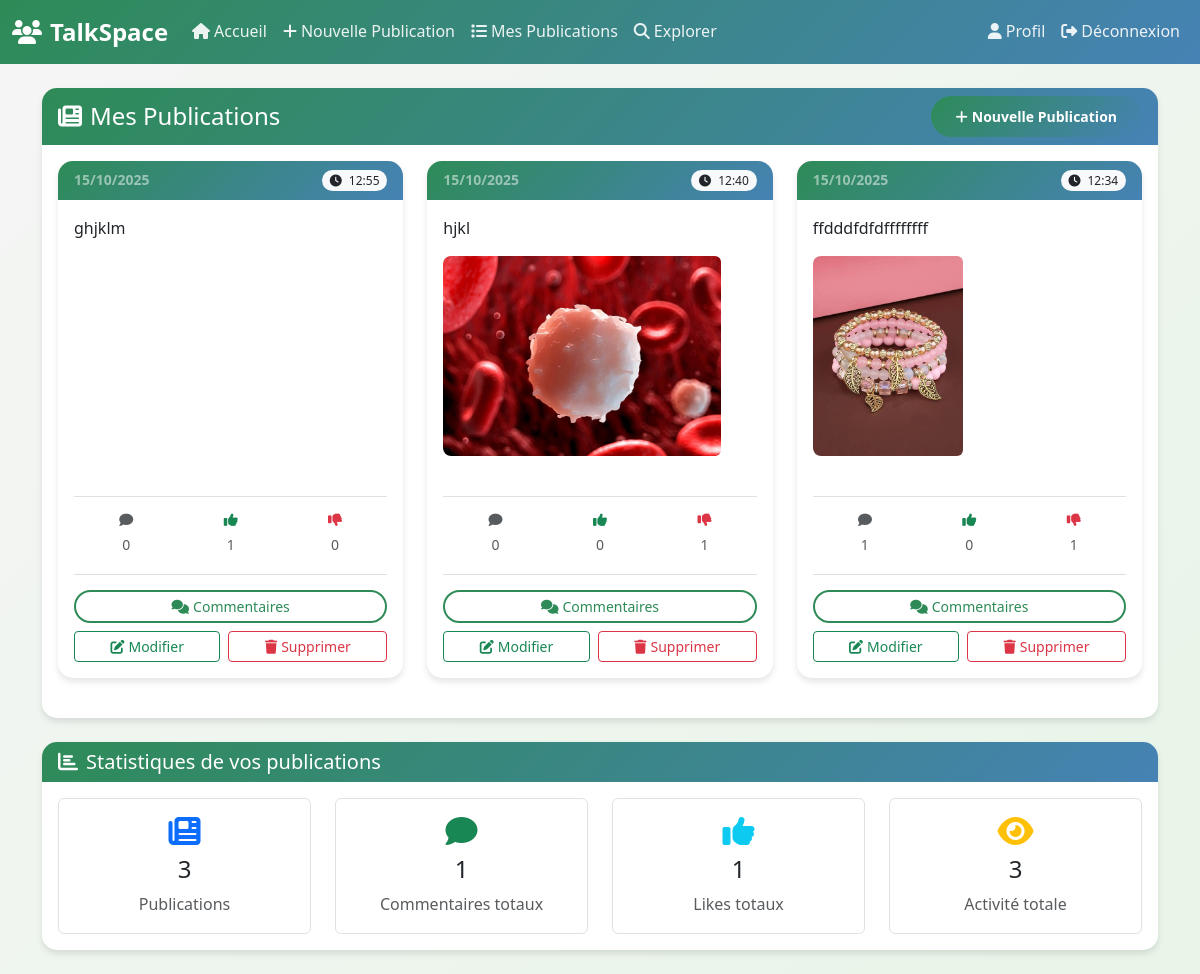
The app's page /liste_pub.php (signed in) with its own data.
### tables this page shows
CREATE TABLE `publication` (
  `id` int(11) NOT NULL,
  `contenu` text NOT NULL,
  `image` varchar(255) DEFAULT NULL,
  `id_users` int(11) NOT NULL,
  `date_enregistr` timestamp NOT NULL DEFAULT current_timestamp()
);

### liste_pub.php (the view, shortened to what this page needs)
<?php
require_once('config.php');
$id_user = $_SESSION['id'];
$stmt = $bdd->prepare("SELECT * FROM publication WHERE id_users = ? ORDER BY date_enregistr DESC");
$stmt->execute([$id_user]);
$publications = $stmt->fetchAll();
?>
<!DOCTYPE html>
<html lang="fr">
<head>
    <link href="https://cdn.jsdelivr.net/npm/bootstrap@5.3.3/dist/css/bootstrap.min.css" rel="stylesheet">
    <link rel="stylesheet" href="https://cdnjs.cloudflare.com/ajax/libs/font-awesome/6.4.0/css/all.min.css">
    <link rel="stylesheet" href="css/style.css">
</head>
<body>
<nav class="navbar navbar-expand-lg navbar-dark sticky-top">
    <div class="container-fluid">
        <a class="navbar-brand fw-bold" href="dash1.php">
            <i class="fas fa-users me-2"></i>TalkSpace
        </a>
        <div class="collapse navbar-collapse" id="navbarNav">
            <ul class="navbar-nav me-auto">
                <li class="nav-item"><a class="nav-link" href="dash1.php"><i class="fas fa-home me-1"></i>Accueil</a></li>
                <li class="nav-item"><a class="nav-link" href="publication_form.php"><i class="fas fa-plus me-1"></i>Nouvelle Publication</a></li>
                <li class="nav-item"><a class="nav-link active" href="liste_pub.php"><i class="fas fa-list me-1"></i>Mes Publications</a></li>
                <li class="nav-item"><a class="nav-link" href="explorer.php"><i class="fas fa-search me-1"></i>Explorer</a></li>
            </ul>
            <ul class="navbar-nav ms-auto">
                <li class="nav-item"><a class="nav-link" href="profil.php"><i class="fas fa-user me-1"></i>Profil</a></li>
                <li class="nav-item"><a class="nav-link" href="deconnexion.php"><i class="fas fa-sign-out-alt me-1"></i>Déconnexion</a></li>
            </ul>
        </div>
    </div>
</nav>
<div class="container mt-4">
    <div class="card slide-up">
        <div class="card-header d-flex justify-content-between align-items-center">
            <h4 class="mb-0"><i class="fas fa-newspaper me-2"></i>Mes Publications</h4>
            <a href="publication_form.php" class="btn btn-primary btn-sm">
                <i class="fas fa-plus me-1"></i>Nouvelle Publication
            </a>
        </div>
        <div class="card-body">
            <?php if (empty($publications)): ?>
                <div class="text-center py-5">
                    <i class="fas fa-newspaper fa-3x text-muted mb-3"></i>
                    <h5 class="text-muted">Aucune publication</h5>
                    <p class="text-muted">Commencez par créer votre première publication</p>
                    <a href="publication_form.php" class="btn btn-primary mt-2">
                        <i class="fas fa-plus me-1"></i>Créer une publication
                    </a>
                </div>
            <?php else: ?>
                <div class="row">
                    <?php foreach ($publications as $pub): ?>
                        <div class="col-12 col-md-6 col-lg-4 mb-4">
                            <div class="card h-100 publication-card">
                                <div class="card-header">
                                    <div class="d-flex justify-content-between align-items-center">
                                        <small class="text-white-50">
                                            <?= date('d/m/Y', strtotime($pub['date_enregistr'])) ?>
                                        </small>
                                        <span class="badge bg-light text-dark">
                                            <i class="fas fa-clock me-1"></i>
                                            <?= date('H:i', strtotime($pub['date_enregistr'])) ?>
                                        </span>
                                    </div>
                                </div>
                                <div class="card-body d-flex flex-column">
                                    <div class="flex-grow-1">
                                        <p class="card-text publication-content">
                                            <?= nl2br(htmlspecialchars(substr($pub['contenu'], 0, 150))) ?>
                                        </p>
                                        <?php if (!empty($pub['image'])): ?>
                                            <div class="publication-image mt-2">
                                                <img src="uploads/<?= htmlspecialchars($pub['image']) ?>"
                                                     class="img-fluid rounded"
                                                     alt="Image publication"
                                                     style="max-height: 200px; object-fit: cover;">
                                            </div>
                                        <?php endif; ?>
                                    </div>
                                    <?php
                                    $countCom = $bdd->prepare("SELECT COUNT(*) FROM commentaires WHERE id_publication = ?");
                                    $countCom->execute([$pub['id']]);
                                    $nbCom = $countCom->fetchColumn();
                                    $countLike = $bdd->prepare("SELECT COUNT(*) FROM reactions WHERE id_publication = ? AND type = 'like'");
                                    $countLike->execute([$pub['id']]);
                                    $nbLike = $countLike->fetchColumn();
                                    $countDislike = $bdd->prepare("SELECT COUNT(*) FROM reactions WHERE id_publication = ? AND type = 'dislike'");
                                    $countDislike->execute([$pub['id']]);
                                    $nbDislike = $countDislike->fetchColumn();
                                    ?>
                                    <div class="publication-stats mt-3">
                                        <div class="d-flex justify-content-around text-center">
                                            <div>
                                                <small class="text-muted">
                                                    <i class="fas fa-comment"></i><br>
                                                    <?= $nbCom ?>
                                                </small>
                                            </div>
                                            <div>
                                                <small class="text-muted">
                                                    <i class="fas fa-thumbs-up text-success"></i><br>
                                                    <?= $nbLike ?>
                                                </small>
                                            </div>
                                            <div>
                                                <small class="text-muted">
                                                    <i class="fas fa-thumbs-down text-danger"></i><br>
                                                    <?= $nbDislike ?>
                                                </small>
                                            </div>
                                        </div>
                                    </div>
                                    <div class="publication-actions mt-3">
                                        <div class="d-grid gap-2">
                                            <a href="commentaire_pub.php?id=<?= $pub['id'] ?>"
                                               class="btn btn-outline-primary btn-sm">
                                                <i class="fas fa-comments me-1"></i>Commentaires
                                            </a>
                                            <div class="d-flex gap-2">
                                                <a href="edit_pub.php?id=<?= $pub['id'] ?>"
                                                   class="btn btn-outline-success btn-sm flex-fill">
                                                    <i class="fas fa-edit me-1"></i>Modifier
                                                </a>
                                                <button type="button"
                                                        class="btn btn-outline-danger btn-sm flex-fill"
                                                        data-bs-toggle="modal"
                                                        data-bs-target="#deleteModal"
                                                        data-publication-id="<?= $pub['id'] ?>"
                                                        data-publication-content="<?= htmlspecialchars(substr($pub['contenu'], 0, 100)) ?>...">
                                                    <i class="fas fa-trash me-1"></i>Supprimer
                                                </button>
                                            </div>
                                        </div>
                                    </div>
                                </div>
                            </div>
                        </div>
                    <?php endforeach; ?>
                </div>
            <?php endif; ?>
        </div>
    </div>
    <?php if (!empty($publications)): ?>
        <div class="card mt-4 fade-in">
            <div class="card-header">
                <h5 class="mb-0"><i class="fas fa-chart-bar me-2"></i>Statistiques de vos publications</h5>
            </div>
            <div class="card-body">
                <div class="row text-center">
                    <div class="col-md-3">
                        <div class="border rounded p-3">
                            <i class="fas fa-newspaper fa-2x text-primary mb-2"></i>
                            <h4><?= count($publications) ?></h4>
                            <p class="text-muted mb-0">Publications</p>
                        </div>
                    </div>
                    <div class="col-md-3">
                        <div class="border rounded p-3">
                            <i class="fas fa-comment fa-2x text-success mb-2"></i>
                            <h4>
                                <?php
                                $total_com = $bdd->prepare("SELECT COUNT(*) FROM commentaires c JOIN publication p ON c.id_publication = p.id WHERE p.id_users = ?");
                                $total_com->execute([$id_user]);
                                echo $total_com->fetchColumn();
                                ?>
                            </h4>
                            <p class="text-muted mb-0">Commentaires totaux</p>
                        </div>
                    </div>
                    <div class="col-md-3">
                        <div class="border rounded p-3">
                            <i class="fas fa-thumbs-up fa-2x text-info mb-2"></i>
                            <h4>
                                <?php
                                $total_likes = $bdd->prepare("SELECT COUNT(*) FROM reactions r JOIN publication p ON r.id_publication = p.id WHERE p.id_users = ? AND r.type = 'like'");
                                $total_likes->execute([$id_user]);
                                echo $total_likes->fetchColumn();
                                ?>
                            </h4>
                            <p class="text-muted mb-0">Likes totaux</p>
                        </div>
                    </div>
                    <div class="col-md-3">
                        <div class="border rounded p-3">
                            <i class="fas fa-eye fa-2x text-warning mb-2"></i>
                            <h4>
                                <?php
                                $total_vues = $bdd->prepare("SELECT COUNT(*) FROM publication p LEFT JOIN commentaires c ON p.id = c.id_publication WHERE p.id_users = ?");
                                $total_vues->execute([$id_user]);
                                echo $total_vues->fetchColumn();
                                ?>
                            </h4>
                            <p class="text-muted mb-0">Activité totale</p>
                        </div>
                    </div>
                </div>
            </div>
        </div>
    <?php endif; ?>
</div>
</body>
</html>

### css/style.css (style rules this page uses)
:root { --primary-color: #2E8B57; --secondary-color: #4682B4; --accent-color: #20B2AA; --success-color: #32CD32; --danger-color: #DC143C; --warning-color: #FFA500; --text-dark: #2F4F4F; --text-light: #696969; --bg-light: #F5F5F5; --bg-white: #FFFFFF; --border-color: #E0E0E0; --shadow: 0 4px 6px rgba(0, 0, 0, 0.1); --transition: all 0.3s ease; }
* { margin: 0; padding: 0; box-sizing: border-box; }
body { font-family: 'Segoe UI', Tahoma, Geneva, Verdana, sans-serif; background: linear-gradient(135deg, var(--bg-light) 0%, #E8F5E8 100%); min-height: 100vh; color: var(--text-dark); line-height: 1.6; }
.navbar-brand { font-weight: 700; color: var(--bg-white) !important; font-size: 1.5rem; }
.navbar-dark { background: linear-gradient(135deg, var(--primary-color), var(--secondary-color)) !important; }
.nav-link { color: rgba(255, 255, 255, 0.9) !important; transition: var(--transition); font-weight: 500; }
.card { border: none; border-radius: 15px; box-shadow: var(--shadow); transition: var(--transition); background: var(--bg-white); margin-bottom: 1.5rem; }
.card-header { background: linear-gradient(135deg, var(--primary-color), var(--secondary-color)); color: white; border-radius: 15px 15px 0 0 !important; border: none; font-weight: 600; }
.btn-primary { background: linear-gradient(135deg, var(--primary-color), var(--secondary-color)); border: none; border-radius: 25px; padding: 10px 25px; font-weight: 600; transition: var(--transition); }
.btn-outline-primary { border: 2px solid var(--primary-color); color: var(--primary-color); border-radius: 25px; transition: var(--transition); }
.fade-in { animation: fadeIn 0.6s ease-in; }
.slide-up { animation: slideUp 0.6s ease-out; }
.badge { border-radius: 15px; font-weight: 500; }

### liste_pub.php (style rules this page uses)
.publication-card { transition: transform 0.2s ease, box-shadow 0.2s ease; }
.publication-content { line-height: 1.5; max-height: 120px; overflow: hidden; }
.publication-image { border-radius: 8px; overflow: hidden; }
.publication-stats { border-top: 1px solid var(--border-color); padding-top: 10px; }
.publication-actions { border-top: 1px solid var(--border-color); padding-top: 15px; }

### records on screen
publication: date_enregistr "15/10/2025", date_enregistr "12:55", contenu "ghjklm", nbCom "0", nbLike "1", nbDislike "0"
publication: date_enregistr "15/10/2025", date_enregistr "12:40", contenu "hjkl", image (picture), nbCom "0", nbLike "0", nbDislike "1"
publication: date_enregistr "15/10/2025", date_enregistr "12:34", contenu "ffdddfdfdffffffff", image (picture), nbCom "1", nbLike "0", nbDislike "1"

### other values on screen
count($publications) "3"
$total_com->fetchColumn() "1"
$total_likes->fetchColumn() "1"
$total_vues->fetchColumn() "3"
